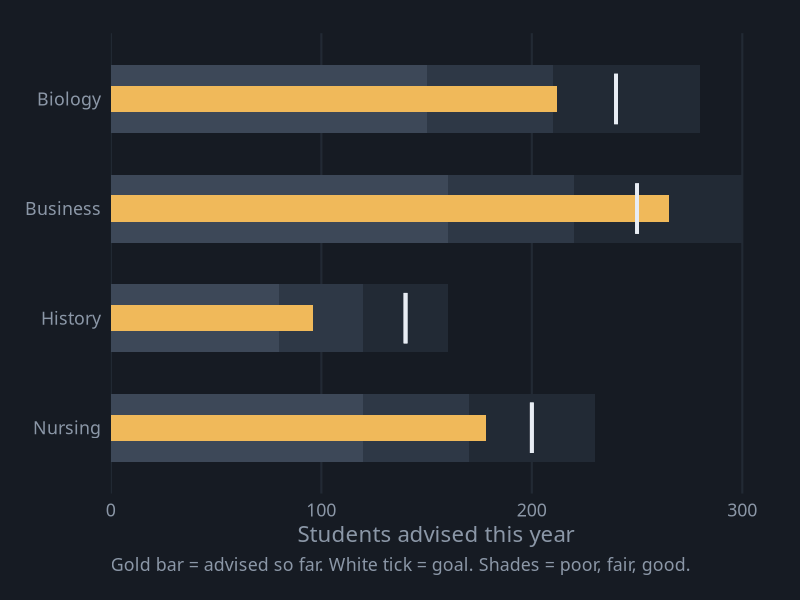
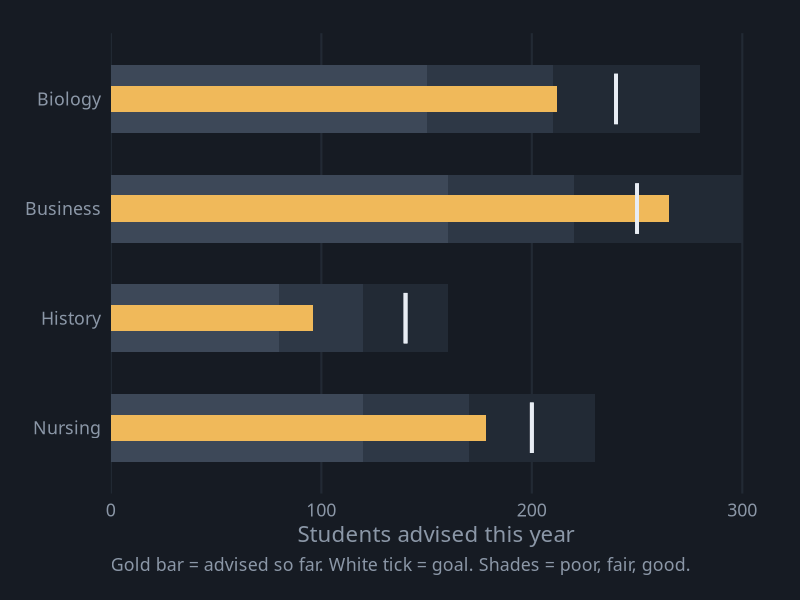

The R source for these figures, in order:
# Bullet Chart
# Question: How close is each department to its annual advising goal?
# Put this script and bullet.csv in the same folder, then in RStudio choose
# Session > Set Working Directory > To Source File Location.

library(tidyverse)

# ---- Gallery look: dark background, soft gray text ----
font <- "IBM Plex Sans"   # use "sans" if IBM Plex Sans is not installed
ink  <- "#8B97A7"

theme_gallery <- function() {
  theme_minimal(base_size = 16, base_family = font) +
    theme(
      plot.background  = element_rect(fill = "#161B23", color = NA),
      panel.grid       = element_line(color = "#222A34"),
      panel.grid.minor = element_blank(),
      text             = element_text(color = ink),
      axis.text        = element_text(color = ink),
      legend.position  = "top",
      legend.title     = element_blank(),
      plot.margin      = margin(24, 28, 18, 18)
    )
}

df <- read_csv("bullet.csv", show_col_types = FALSE) |>
  mutate(department = fct_rev(fct_inorder(department)))

# Draw the widest band first, then narrower ones on top of it
p <- ggplot(df, aes(y = department)) +
  geom_col(aes(x = good), fill = "#222A35", width = 0.62) +
  geom_col(aes(x = fair), fill = "#2E3846", width = 0.62) +
  geom_col(aes(x = poor), fill = "#3D4858", width = 0.62) +
  geom_col(aes(x = advised), fill = "#F0B95A", width = 0.24) +
  geom_errorbar(aes(xmin = target, xmax = target), width = 0.46,
                color = "#E8EDF4", linewidth = 1.3) +
  scale_x_continuous(expand = expansion(mult = c(0, 0.03))) +
  labs(x = "Students advised this year", y = NULL,
       caption = "Gold bar = advised so far. White tick = goal. Shades = poor, fair, good.") +
  theme_gallery() +
  theme(panel.grid.major.y = element_blank(),
        plot.caption = element_text(color = ink, hjust = 0))

ggsave("bullet.png", p, width = 9, height = 6, dpi = 200)
p
